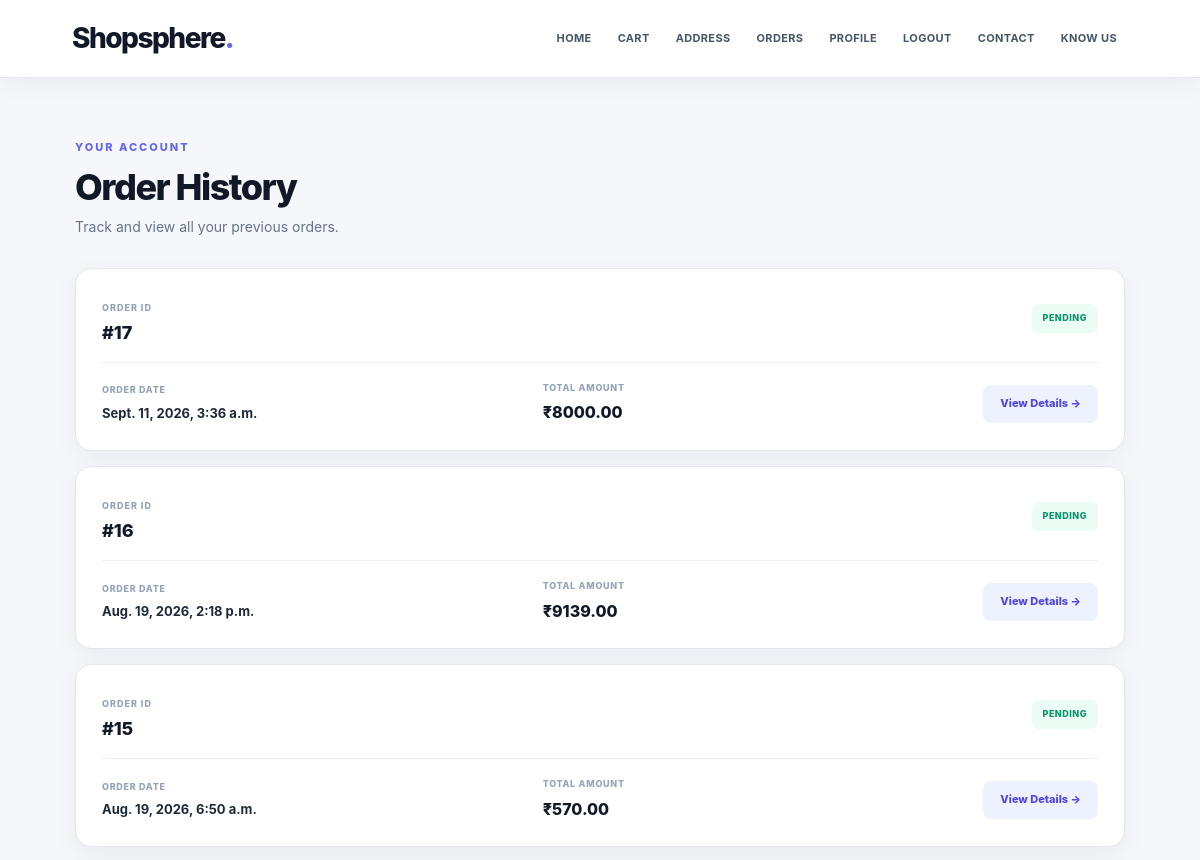
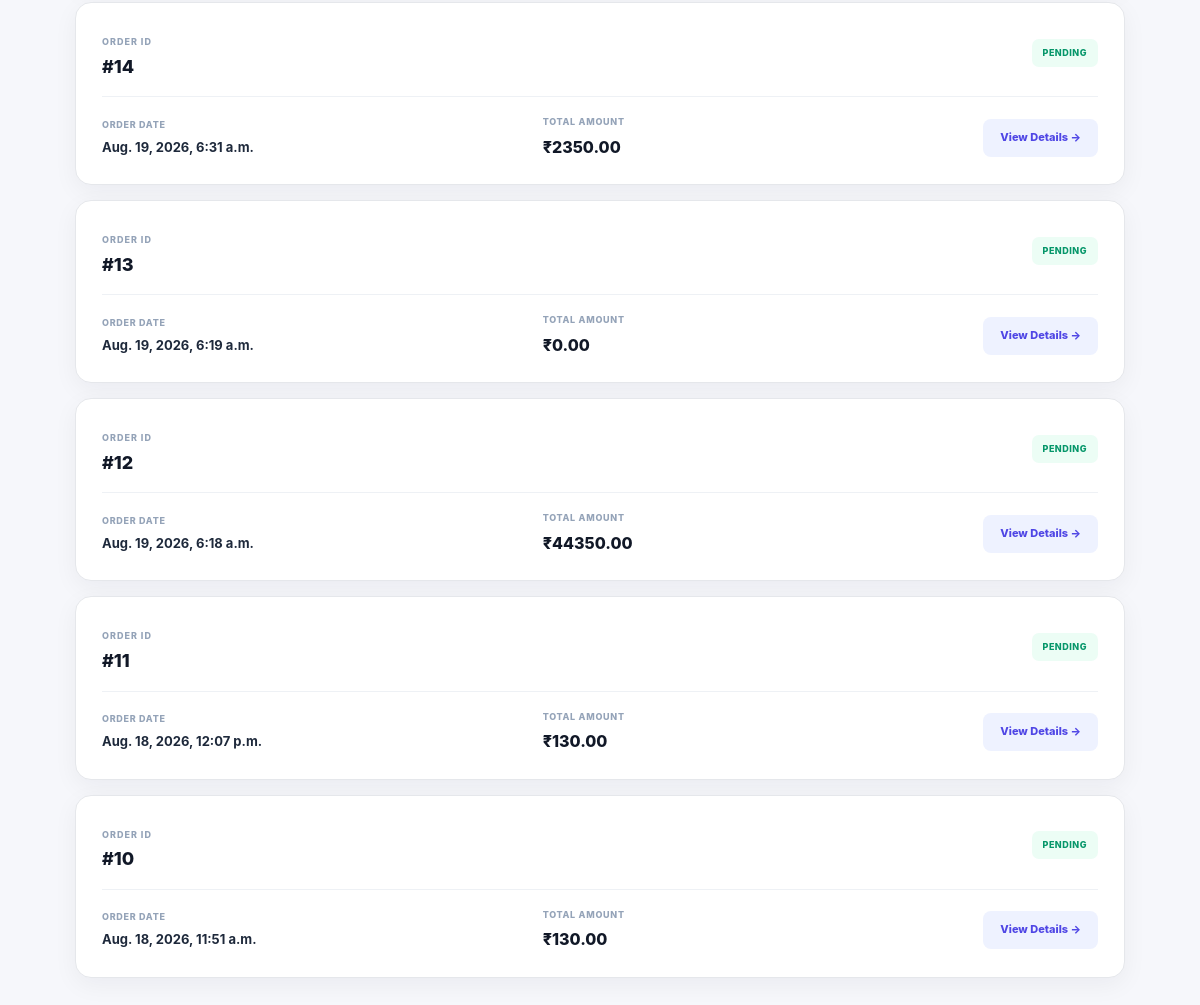
The app's page /orders/order_history/ (signed in) with its own data (2 pictures, top to bottom).
### orders/models.py (models this page shows)
class Order(models.Model):
    STATUS_CHOICES=(
        ('Pending','Pending'),
        ('Confirmed','Confirmed'),
        ('Shipped','Shipped'),
        ('Delivered','Delivered'),
        ('Cancelled','Cancelled'),
    )
    user=models.ForeignKey(User,on_delete=models.CASCADE)
    address=models.ForeignKey(Address,on_delete=models.SET_NULL,null=True,blank=True)
    total_amount=models.DecimalField(max_digits=10,decimal_places=2)
    status=models.CharField(max_length=20,choices=STATUS_CHOICES,default='Pending')
    created_at=models.DateTimeField(auto_now_add=True)

### orders/views.py (the view)
# urls.py: path('order_history/',order_history,name='order_history')
def order_history(request):
    orders=Order.objects.filter(user=request.user).order_by('-created_at')
    return render(request,'order_history.html',{'orders':orders})

### orders/templates/order_history.html (shortened to what this page needs)
{% extends 'main.html' %}
{% load static %}
{% block head %}
<link rel="stylesheet" href="{% static 'CSS/order_history.css' %}">
{% endblock %}
{% block content %}
<div class="order-history-page">
    <div class="order-history-header">
        <span>YOUR ACCOUNT</span>
        <h1>Order History</h1>
        <p>Track and view all your previous orders.</p>
    </div>
    <div class="orders-container">
        {% for i in orders %}
        <div class="order-history-card">
            <div class="order-history-top">
                <div class="order-number">
                    <span>ORDER ID</span>
                    <h2>#{{i.id}}</h2>
                </div>
                <div class="order-status-badge">{{i.status}}</div>
            </div>
            <div class="order-history-info">
                <div>
                    <span>ORDER DATE</span>
                    <strong>{{i.created_at}}</strong>
                </div>
                <div>
                    <span>TOTAL AMOUNT</span>
                    <strong>₹{{i.total_amount}}</strong>
                </div>
                <a href="{% url 'order_details' i.id %}" class="view-order-btn">View Details →</a>
            </div>
        </div>
        {% endfor %}
    </div>
</div>
{% endblock %}

### static/CSS/style.css (style rules this page uses)
* { margin: 0; padding: 0; box-sizing: border-box; }
html { scroll-behavior: smooth; }
body { min-height: 100vh; font-family: "Inter", "Segoe UI", Roboto, Arial, sans-serif; background: #f6f7fb; color: #1f2937; line-height: 1.6; }
a { text-decoration: none; color: inherit; }
h1, h2, h3, h4, h5, h6 { color: #111827; line-height: 1.25; }

### orders/static/CSS/order_history.css (style rules this page uses)
.order-history-page { min-height: calc(100vh - 76px); padding: 55px 5% 80px; background: #f6f7fb; }
.order-history-header { width: 100%; max-width: 1050px; margin: 0 auto 30px; }
.order-history-header span { color: #6366f1; font-size: 11px; font-weight: 800; letter-spacing: 2px; }
.order-history-header h1 { margin: 6px 0 0; color: #111827; font-size: 36px; font-weight: 800; letter-spacing: -1.5px; }
.order-history-header p { margin-top: 6px; color: #64748b; font-size: 14px; }
.orders-container { width: 100%; max-width: 1050px; margin: 0 auto; display: flex; flex-direction: column; gap: 15px; }
.order-history-card { padding: 24px 26px; background: #ffffff; border: 1px solid #e5e7eb; border-radius: 16px; box-shadow: 0 7px 25px rgba(15,23,42,0.05); transition: all 0.3s ease; }
.order-history-top { display: flex; align-items: center; justify-content: space-between; padding-bottom: 18px; border-bottom: 1px solid #eef1f5; }
.order-number span { color: #94a3b8; font-size: 9px; font-weight: 800; letter-spacing: 1px; }
.order-number h2 { margin-top: 3px; color: #111827; font-size: 18px; font-weight: 800; }
.order-status-badge { padding: 7px 11px; border-radius: 7px; background: #ecfdf5; color: #059669; font-size: 9px; font-weight: 800; letter-spacing: 0.5px; text-transform: uppercase; }
.order-history-info { display: grid; grid-template-columns: 1fr 1fr auto; align-items: center; gap: 25px; padding-top: 18px; }
.order-history-info > div span { display: block; color: #94a3b8; font-size: 9px; font-weight: 800; letter-spacing: 0.7px; }
.order-history-info > div strong { display: block; margin-top: 5px; color: #1e293b; font-size: 13px; font-weight: 700; }
.order-history-info > div:nth-child(2) strong { color: #111827; font-size: 16px; font-weight: 800; }
.view-order-btn { min-height: 38px; display: inline-flex; align-items: center; justify-content: center; padding: 0 17px; border-radius: 8px; background: #eef2ff; color: #4f46e5; font-size: 11px; font-weight: 800; text-decoration: none; transition: all 0.25s ease; }

### records on screen
Order: id "17", status "PENDING", created_at "Sept. 11, 2026, 3:36 a.m.", total_amount "8000.00"
Order: id "16", status "PENDING", created_at "Aug. 19, 2026, 2:18 p.m.", total_amount "9139.00"
Order: id "15", status "PENDING", created_at "Aug. 19, 2026, 6:50 a.m.", total_amount "570.00"
Order: id "14", status "PENDING", created_at "Aug. 19, 2026, 6:31 a.m.", total_amount "2350.00"
Order: id "13", status "PENDING", created_at "Aug. 19, 2026, 6:19 a.m.", total_amount "0.00"
Order: id "12", status "PENDING", created_at "Aug. 19, 2026, 6:18 a.m.", total_amount "44350.00"
Order: id "11", status "PENDING", created_at "Aug. 18, 2026, 12:07 p.m.", total_amount "130.00"
Order: id "10", status "PENDING", created_at "Aug. 18, 2026, 11:51 a.m.", total_amount "130.00"
